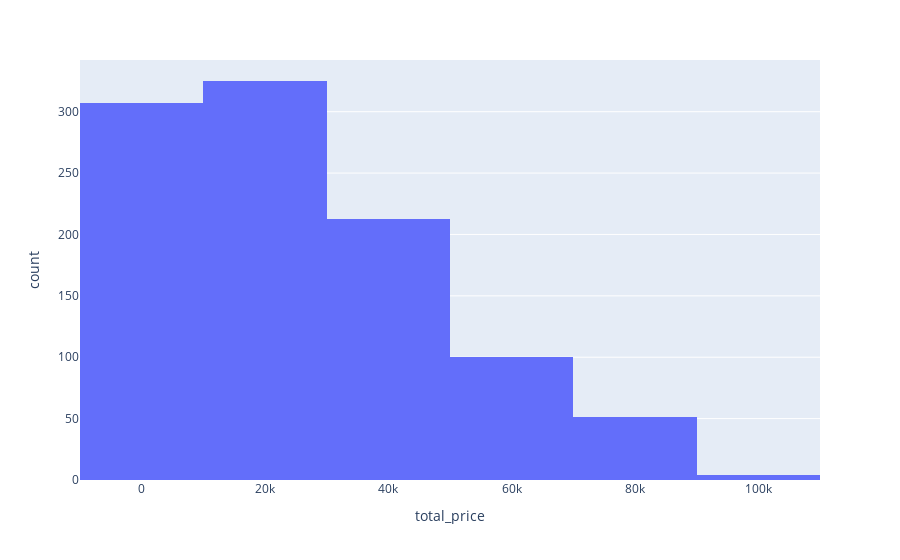

Notebook source saved alongside this figure:
### Markdown cell above
### Plotly

### Code cell
px.histogram(df, x="total_price", nbins=5)

### Figure 1 — Plotly figure (JSON) as saved in the notebook; plotly's stock layout.template omitted (floating-point values rounded to 4 significant figures; data arrays with more than 128 entries replaced by an {"elided": "..."} marker saying what was removed)
{"data": [{"alignmentgroup": "True", "bingroup": "x", "hovertemplate": "total_price=%{x}<br>count=%{y}<extra></extra>", "legendgroup": "", "marker": {"color": "#636efa", "pattern": {"shape": ""}}, "name": "", "nbinsx": 5, "offsetgroup": "", "orientation": "v", "showlegend": false, "type": "histogram", "x": {"elided": "1000 float values"}, "xaxis": "x", "yaxis": "y"}], "layout": {"barmode": "relative", "legend": {"tracegroupgap": 0}, "margin": {"t": 60}, "xaxis": {"anchor": "y", "domain": [0, 1], "title": {"text": "total_price"}}, "yaxis": {"anchor": "x", "domain": [0, 1], "title": {"text": "count"}}}}
